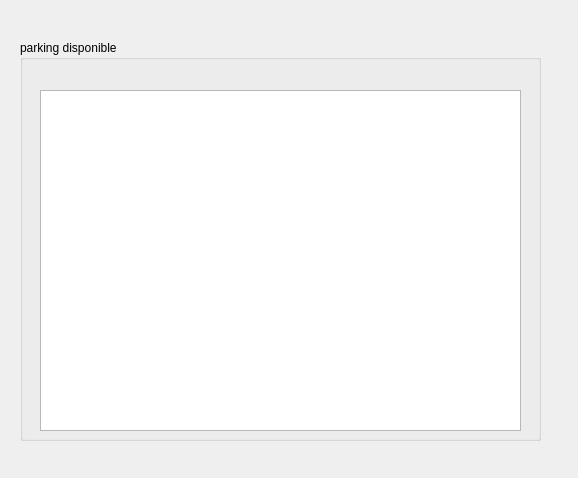
<?xml version="1.0" encoding="UTF-8"?>
<ui version="4.0">
 <class>Stat</class>
 <widget class="QDialog" name="Stat">
  <property name="geometry">
   <rect>
    <x>0</x>
    <y>0</y>
    <width>578</width>
    <height>478</height>
   </rect>
  </property>
  <property name="windowTitle">
   <string>Dialog</string>
  </property>
  <widget class="QGroupBox" name="groupBox">
   <property name="geometry">
    <rect>
     <x>20</x>
     <y>40</y>
     <width>521</width>
     <height>401</height>
    </rect>
   </property>
   <property name="title">
    <string>parking disponible</string>
   </property>
   <widget class="QTableView" name="tableDispo">
    <property name="geometry">
     <rect>
      <x>20</x>
      <y>50</y>
      <width>481</width>
      <height>341</height>
     </rect>
    </property>
   </widget>
  </widget>
 </widget>
 <resources/>
 <connections/>
</ui>
